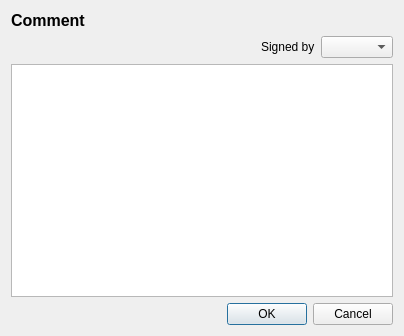
<?xml version="1.0" encoding="UTF-8"?>
<ui version="4.0">
 <class>GxsCreateCommentDialog</class>
 <widget class="QDialog" name="GxsCreateCommentDialog">
  <property name="geometry">
   <rect>
    <x>0</x>
    <y>0</y>
    <width>404</width>
    <height>336</height>
   </rect>
  </property>
  <property name="windowTitle">
   <string>Make Comment</string>
  </property>
  <layout class="QVBoxLayout" name="GxsCreateCommentDialogVLayout">
   <item>
    <widget class="QLabel" name="titleLabel">
     <property name="text">
      <string>&lt;!DOCTYPE HTML PUBLIC &quot;-//W3C//DTD HTML 4.0//EN&quot; &quot;http://www.w3.org/TR/REC-html40/strict.dtd&quot;&gt;
&lt;html&gt;&lt;head&gt;&lt;meta name=&quot;qrichtext&quot; content=&quot;1&quot; /&gt;&lt;style type=&quot;text/css&quot;&gt;
p, li { white-space: pre-wrap; }
&lt;/style&gt;&lt;/head&gt;&lt;body style=&quot; font-family:'MS Shell Dlg 2'; font-size:8.25pt; font-weight:400; font-style:normal;&quot;&gt;
&lt;p style=&quot; margin-top:0px; margin-bottom:0px; margin-left:0px; margin-right:0px; -qt-block-indent:0; text-indent:0px;&quot;&gt;&lt;span style=&quot; font-size:12pt; font-weight:600;&quot;&gt;Comment&lt;/span&gt;&lt;/p&gt;&lt;/body&gt;&lt;/html&gt;</string>
     </property>
    </widget>
   </item>
   <item>
    <layout class="QVBoxLayout" name="mainVLayout">
     <item>
      <layout class="QHBoxLayout" name="signedHLayout">
       <item>
        <spacer name="signedHSpacer">
         <property name="orientation">
          <enum>Qt::Horizontal</enum>
         </property>
         <property name="sizeHint" stdset="0">
          <size>
           <width>40</width>
           <height>20</height>
          </size>
         </property>
        </spacer>
       </item>
       <item>
        <widget class="QLabel" name="signedLabel">
         <property name="text">
          <string>Signed by</string>
         </property>
        </widget>
       </item>
       <item>
        <widget class="GxsIdChooser" name="idChooser"/>
       </item>
      </layout>
     </item>
     <item>
      <widget class="MimeTextEdit" name="commentTextEdit"/>
     </item>
    </layout>
   </item>
   <item>
    <widget class="QDialogButtonBox" name="buttonBox">
     <property name="orientation">
      <enum>Qt::Horizontal</enum>
     </property>
     <property name="standardButtons">
      <set>QDialogButtonBox::Cancel|QDialogButtonBox::Ok</set>
     </property>
    </widget>
   </item>
  </layout>
 </widget>
 <customwidgets>
  <customwidget>
   <class>MimeTextEdit</class>
   <extends>QTextEdit</extends>
   <header location="global">gui/common/MimeTextEdit.h</header>
  </customwidget>
  <customwidget>
   <class>GxsIdChooser</class>
   <extends>QComboBox</extends>
   <header>gui/gxs/GxsIdChooser.h</header>
  </customwidget>
 </customwidgets>
 <resources/>
 <connections/>
</ui>
